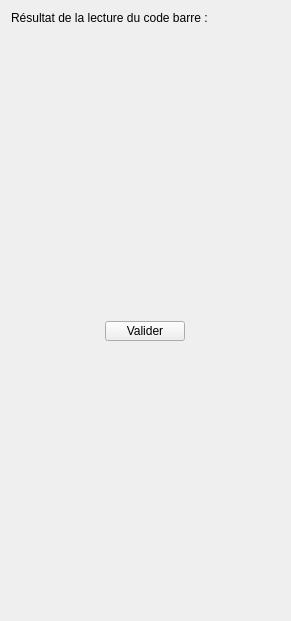
<?xml version="1.0" encoding="UTF-8"?>
<ui version="4.0">
 <class>LectureCB</class>
 <widget class="QWidget" name="LectureCB">
  <property name="geometry">
   <rect>
    <x>0</x>
    <y>0</y>
    <width>291</width>
    <height>621</height>
   </rect>
  </property>
  <property name="windowTitle">
   <string>Form</string>
  </property>
  <layout class="QVBoxLayout" name="verticalLayout">
   <item>
    <widget class="QLabel" name="lbl_1">
     <property name="text">
      <string>Résultat de la lecture du code barre :</string>
     </property>
    </widget>
   </item>
   <item>
    <widget class="QLabel" name="lblRes">
     <property name="text">
      <string/>
     </property>
    </widget>
   </item>
   <item>
    <spacer name="verticalSpacer_2">
     <property name="orientation">
      <enum>Qt::Vertical</enum>
     </property>
     <property name="sizeHint" stdset="0">
      <size>
       <width>20</width>
       <height>40</height>
      </size>
     </property>
    </spacer>
   </item>
   <item alignment="Qt::AlignHCenter">
    <widget class="QPushButton" name="BoutValider">
     <property name="maximumSize">
      <size>
       <width>100</width>
       <height>20</height>
      </size>
     </property>
     <property name="text">
      <string>Valider</string>
     </property>
    </widget>
   </item>
   <item>
    <spacer name="verticalSpacer">
     <property name="orientation">
      <enum>Qt::Vertical</enum>
     </property>
     <property name="sizeHint" stdset="0">
      <size>
       <width>20</width>
       <height>40</height>
      </size>
     </property>
    </spacer>
   </item>
  </layout>
 </widget>
 <resources/>
 <connections/>
</ui>
